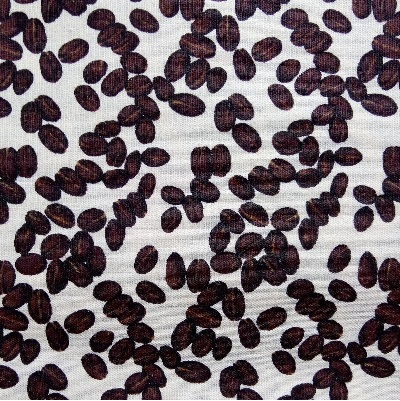
#> input picture 8 - Segmentacao de objetos/cafe.jpg, 400 x 401 px
$ jupyter execute 1-seg.ipynb   (shell and % lines are left out)
#> lines starting #> are read from the running program, lines starting #| are printed output that depends on the picture
# Segmentação por binarização

A segmentação por binarização também é conhecida como aplicação de limiar de intensidade. A separação do objeto de interesse por meio desse método ocorre pela definição do valor de um limiar.

Quando uma imagem é submetida a esse procedimento, os pixels representados por valores maiores que o limiar são estabelecidos como o objeto de interesse, sendo redefinidos para a cor preta ou branca. Do contrário, os pixels representados por valores menores que o limiar são estabelecidos como o segundo plano, sendo redefinidos para a cor oposta à do objeto de interesse.

A segmentação por binarização resulta em uma imagem binária, naqual geralmente o objeto de interesse é representado pla cor branca e o segundo plano pela cor preta.

Importanto as bibliotecas e lendo a imagem

[cell 1]
import cv2
import numpy as np
from matplotlib import pyplot as plt

img = cv2.imread('cafe.jpg')
#> img is the input picture: shape (401, 400, 3); mean B, G, R 113.4, 108.5, 118.6

FUNÇÃO **threshold(img, limiar, val_int, método)**
Entrada:
          1. img = Imagem com a qual queremos trabalhar em tons de cinza.
          2. limiar = valor estipulado pelo usuário.
          3. val_int = valor de intensidade dos pixels com valores maiores que o limiar.
          4. método = **THRESH_BINARY** – Objeto de interesse em cor preta.
                      **THRESH_BINARY_INV** – Objeto de interesse em cor branca.

Saída = Matriz referente a imagem binarizada.

[cell 2]
metodo = cv2.THRESH_BINARY_INV
ret, imgBin = cv2.threshold(img, 200,255, metodo)
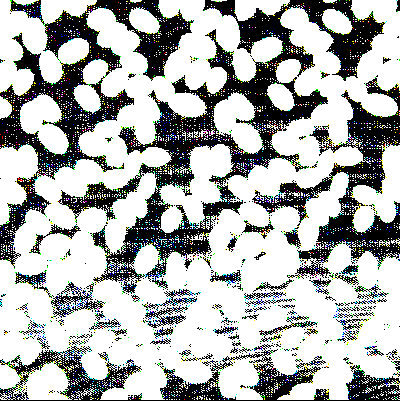
#> imgBin: shape (401, 400, 3); mean B, G, R 174.2, 175.8, 173.4

[cell 3]
fig = plt.figure(figsize=(15,15))

ax1 = fig.add_subplot(221)
plt.imshow(img)
plt.title("Imagem Original")

ax2 = fig.add_subplot(222)
plt.imshow(imgBin)
plt.title("Imagem Segmentada")

plt.show()
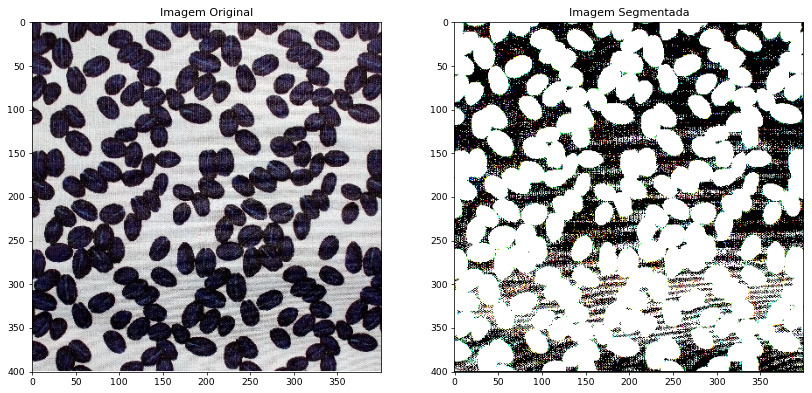
#> figure drawn by matplotlib, 2 panels; B, G, R data is drawn as R, G, B

$ run again, with 8 - Segmentacao de objetos/predio.jpg copied over 8 - Segmentacao de objetos/cafe.jpg
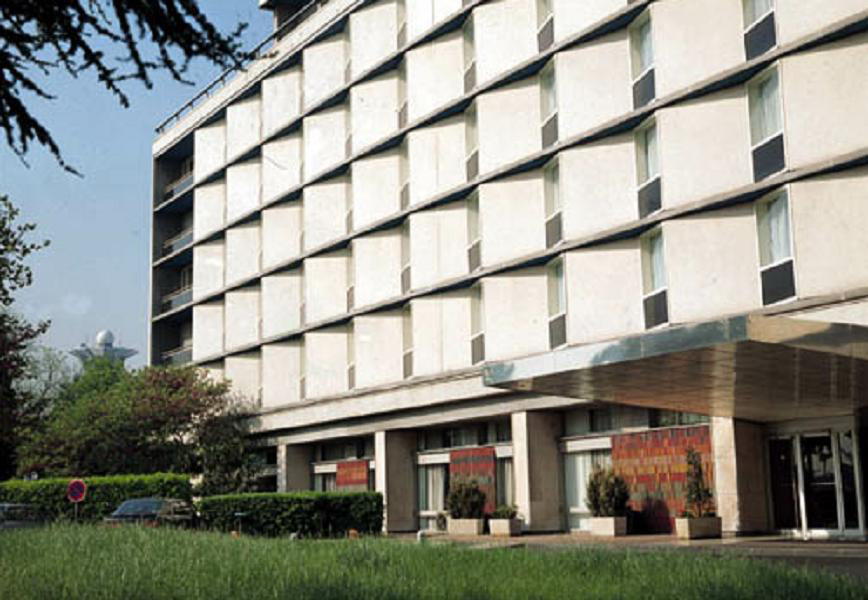
#> input picture 8 - Segmentacao de objetos/predio.jpg, 868 x 600 px
#> img is the input picture: shape (600, 868, 3); mean B, G, R 133.7, 143.6, 142.9
#> `ret, imgBin = cv2.threshold(img, 200,255, metodo)`:
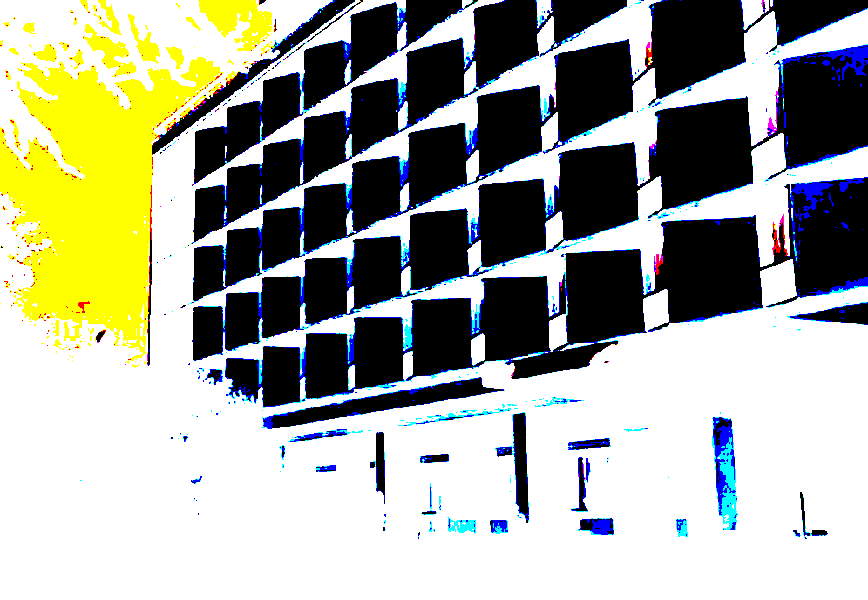
#> imgBin: shape (600, 868, 3); mean B, G, R 154.9, 167.7, 164.9
#> `plt.show()`:
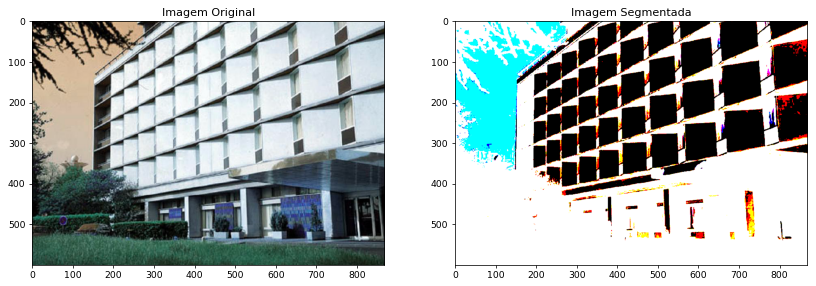
#> figure drawn by matplotlib, 2 panels; B, G, R data is drawn as R, G, B
